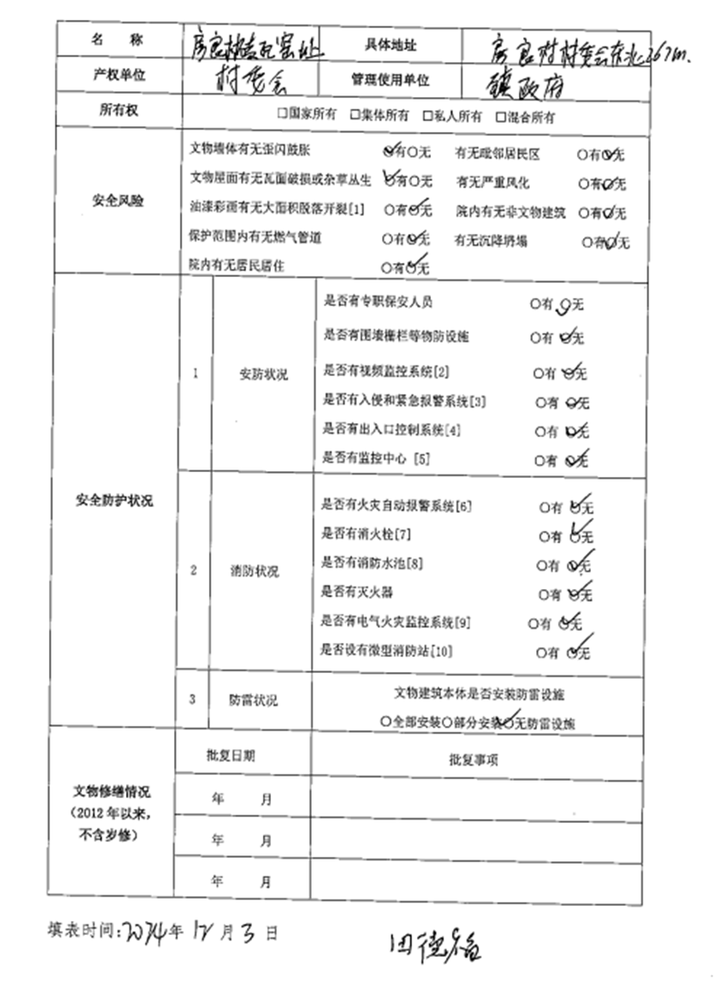
#> input picture input/sample.png, 717 x 984 px, shrunk from 865 x 1186 before the run
$ python -i preprocess.py   (imports and definitions only)
#> lines starting #> are read from the running program, lines starting #| are printed output that depends on the picture; after the words box and inside, x2 and y2 are one past the last pixel; in counts of white or black regions, pixels touching at a corner belong together
### src/utils.py
"""Shared utility helpers."""

from __future__ import annotations

import re
from pathlib import Path
from typing import Any


def normalize_path(path: str | Path) -> Path:
    """Return a normalized Path without forcing it to exist."""
    return Path(path).expanduser()


# [12 lines left out: functions ensure_dir, ensure_parent_dir, not called in this run]


def check_file_exists(path: str | Path) -> Path:
    """Validate that a file exists and return its normalized path."""
    file_path = normalize_path(path)
    if not file_path.is_file():
        raise FileNotFoundError(f"Input file not found: {file_path}")
    return file_path


# [20 lines left out: functions safe_filename, save_debug_image, not called in this run]

### src/preprocess.py
"""Image preprocessing utilities based on OpenCV."""

from __future__ import annotations

from pathlib import Path
from typing import Any

from .config import DEFAULT_DEBUG_DIR
from .utils import check_file_exists, ensure_dir, safe_filename, save_debug_image


def _load_cv2():
    try:
        import cv2

        return cv2
    except ImportError as exc:
        raise RuntimeError(
            "OpenCV is not installed. Please run: pip install -r requirements.txt"
        ) from exc


def enhance_table_lines(binary_image: Any) -> Any:
    """Enhance horizontal and vertical table lines for debug/extension use.

    The MVP still uses OCR boxes as the primary table parser input. This helper
    keeps a practical hook for future line-based cell detection.
    """
    cv2 = _load_cv2()
    height, width = binary_image.shape[:2]
    inverted = 255 - binary_image

    horizontal_kernel = cv2.getStructuringElement(
        cv2.MORPH_RECT, (max(10, width // 30), 1)
    )
    vertical_kernel = cv2.getStructuringElement(
        cv2.MORPH_RECT, (1, max(10, height // 30))
    )

    horizontal = cv2.morphologyEx(inverted, cv2.MORPH_OPEN, horizontal_kernel)
    vertical = cv2.morphologyEx(inverted, cv2.MORPH_OPEN, vertical_kernel)
    lines = cv2.add(horizontal, vertical)
    return 255 - lines


def preprocess_image(image_path: str, debug: bool = False) -> dict:
    """Read and preprocess an input image.

    PaddleOCR often performs best on the original image, so preprocessing is
    non-blocking: if it fails, the caller can still continue with the source
    file path.
    """
#> called with image_path = '../input/sample.png', debug = False
    source_path = check_file_exists(image_path)
    result: dict[str, Any] = {
        "original_path": str(source_path),
        "source_path": str(source_path),
        "ocr_image_path": str(source_path),
        "processed_path": None,
        "debug_paths": {},
        "success": False,
        "error": None,
    }

    try:
        cv2 = _load_cv2()
        image = cv2.imread(str(source_path))
#> image is the input picture: shape (984, 717, 3); min 0, max 255, mean 242.2
        if image is None:
            raise ValueError(f"OpenCV failed to read image: {source_path}")

        gray = cv2.cvtColor(image, cv2.COLOR_BGR2GRAY)
        denoised = cv2.fastNlMeansDenoising(gray, None, h=10, templateWindowSize=7, searchWindowSize=21)
        binary = cv2.adaptiveThreshold(
            denoised,
            255,
            cv2.ADAPTIVE_THRESH_GAUSSIAN_C,
            cv2.THRESH_BINARY,
            31,
            15,
        )
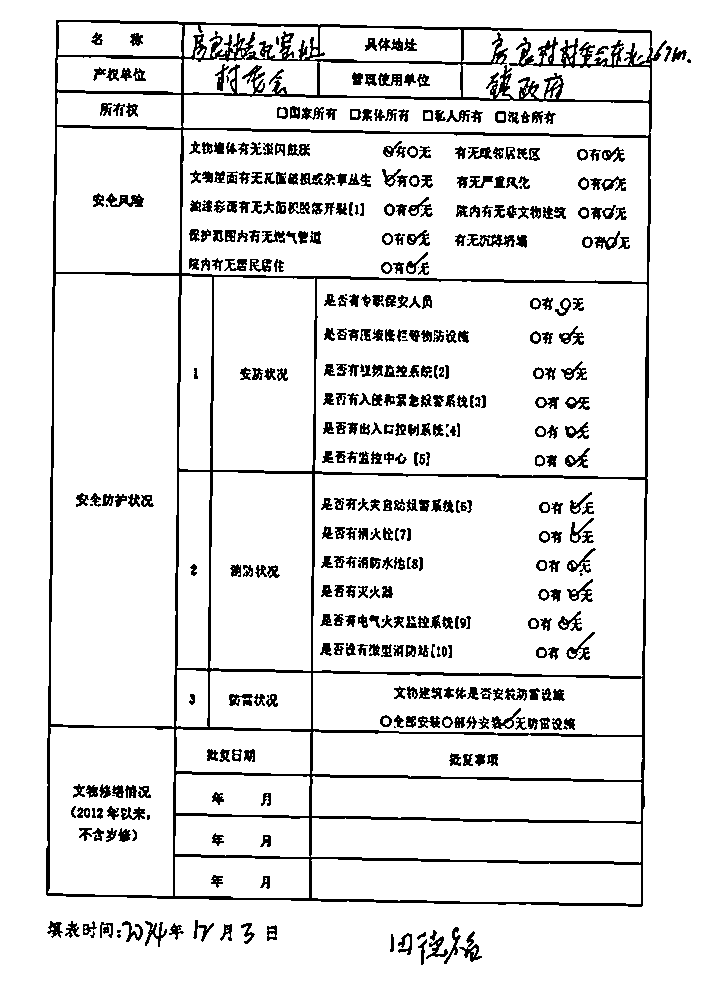
#> binary: shape (984, 717); 90.2% white; 472 black regions (47 under 20 px), largest, box (x1, y1, x2, y2) and area: (46, 20, 667, 907) 31468, (467, 234, 515, 247) 336, (106, 193, 144, 207) 291
        table_lines = enhance_table_lines(binary)
#> in enhance_table_lines, `horizontal = cv2.morphologyEx(inverted, cv2.MORPH_OPEN, horizontal_ker..`:
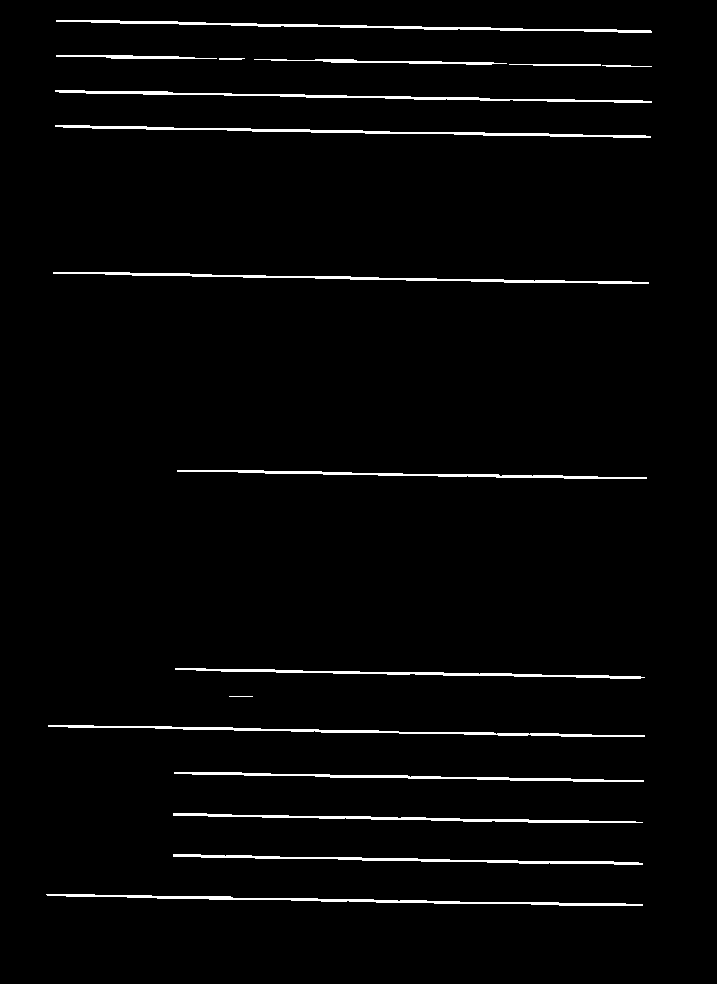
#> horizontal: shape (984, 717); 2.4% white; 17 white regions, largest, box (x1, y1, x2, y2) and area: (55, 125, 651, 138) 1624, (56, 20, 652, 33) 1598, (46, 894, 643, 906) 1593
#> in enhance_table_lines, `vertical = cv2.morphologyEx(inverted, cv2.MORPH_OPEN, vertical_kernel)`:
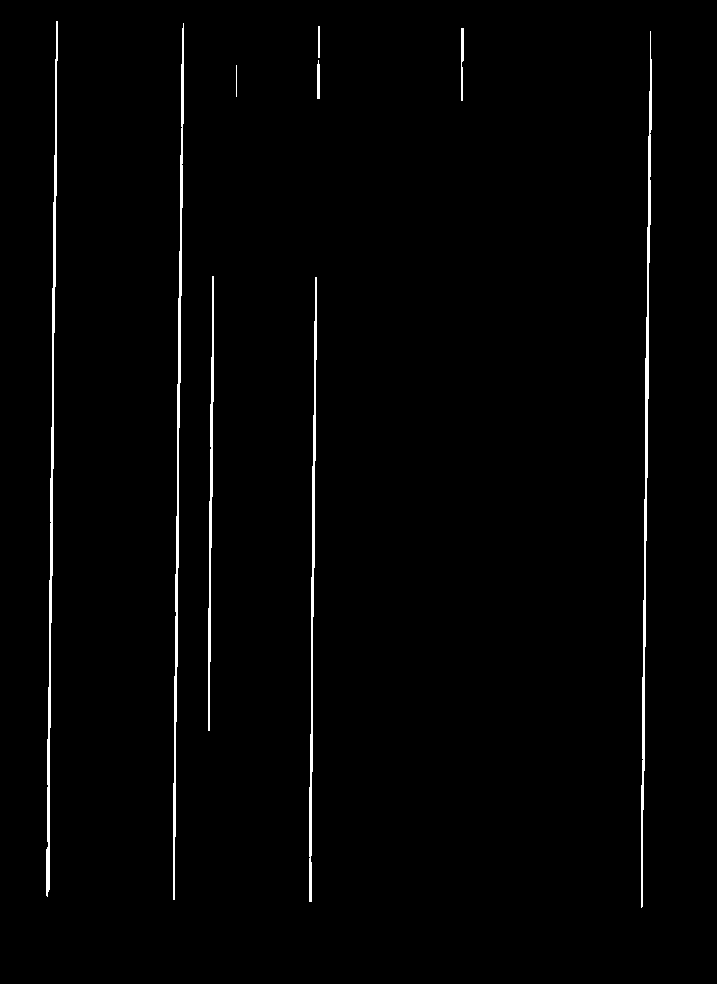
#> vertical: shape (984, 717); 1.4% white; 9 white regions, largest, box (x1, y1, x2, y2) and area: (46, 21, 58, 897) 2334, (641, 31, 652, 908) 2294, (173, 23, 184, 900) 2275
#> in enhance_table_lines, `lines = cv2.add(horizontal, vertical)`:
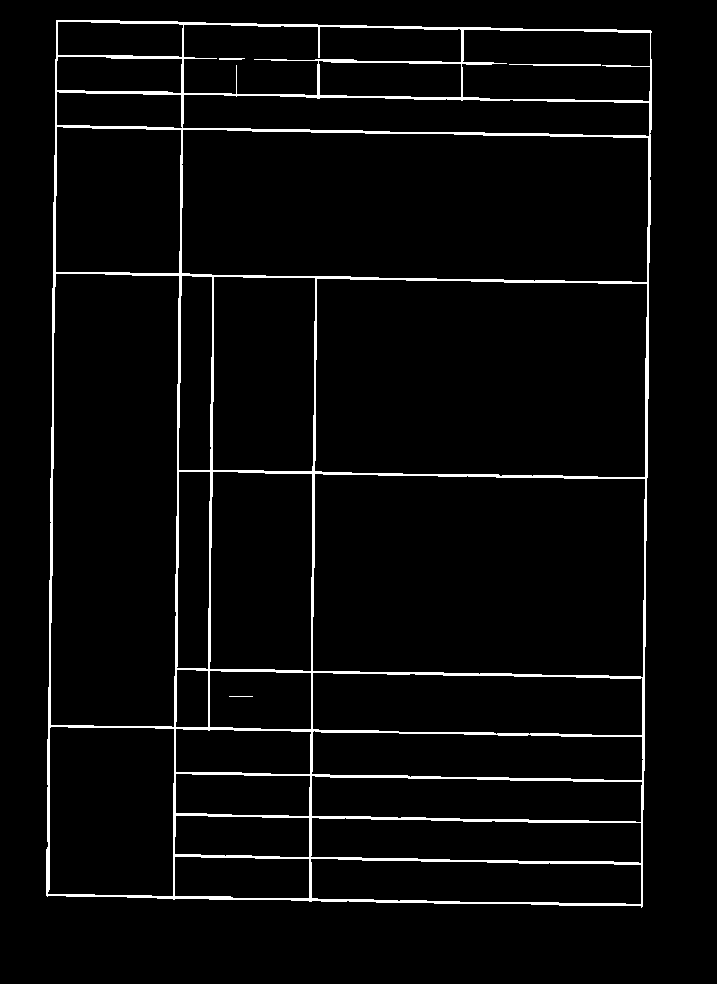
#> lines: shape (984, 717); 3.8% white; 4 white regions, box (x1, y1, x2, y2) and area: (46, 20, 652, 908) 26632, (509, 64, 601, 66) 160, (219, 58, 245, 60) 49, (229, 696, 253, 697) 24

        result.update(
            {
                "original_image": image,
                "gray_image": gray,
                "denoised_image": denoised,
                "binary_image": binary,
                "table_lines_image": table_lines,
                "success": True,
            }
        )

        if debug:
            debug_dir = ensure_dir(DEFAULT_DEBUG_DIR)
            prefix = safe_filename(Path(source_path).name)
            debug_paths = {
                "gray": save_debug_image(gray, debug_dir / f"{prefix}_gray.png"),
                "denoised": save_debug_image(denoised, debug_dir / f"{prefix}_denoised.png"),
                "binary": save_debug_image(binary, debug_dir / f"{prefix}_binary.png"),
                "table_lines": save_debug_image(table_lines, debug_dir / f"{prefix}_table_lines.png"),
            }
            result["processed_path"] = str(debug_paths["binary"])
            result["debug_paths"] = {key: str(value) for key, value in debug_paths.items()}

    except Exception as exc:  # Keep the main OCR flow alive whenever possible.
        result["error"] = str(exc)

    return result

>>> result = preprocess_image('../input/sample.png')
#> result = 12 items
